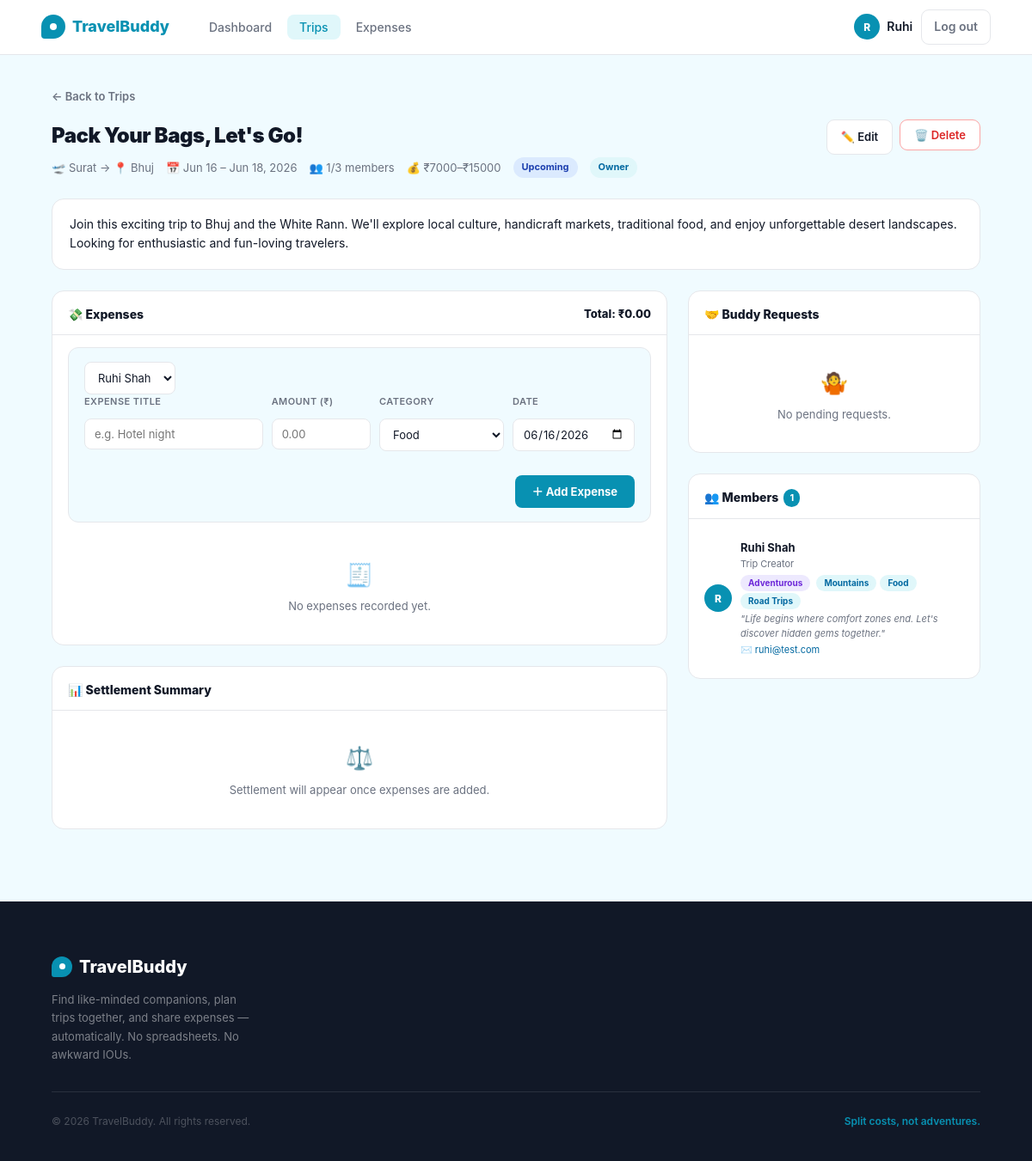
The page /trips/3 (signed in) on the database as committed earlier.
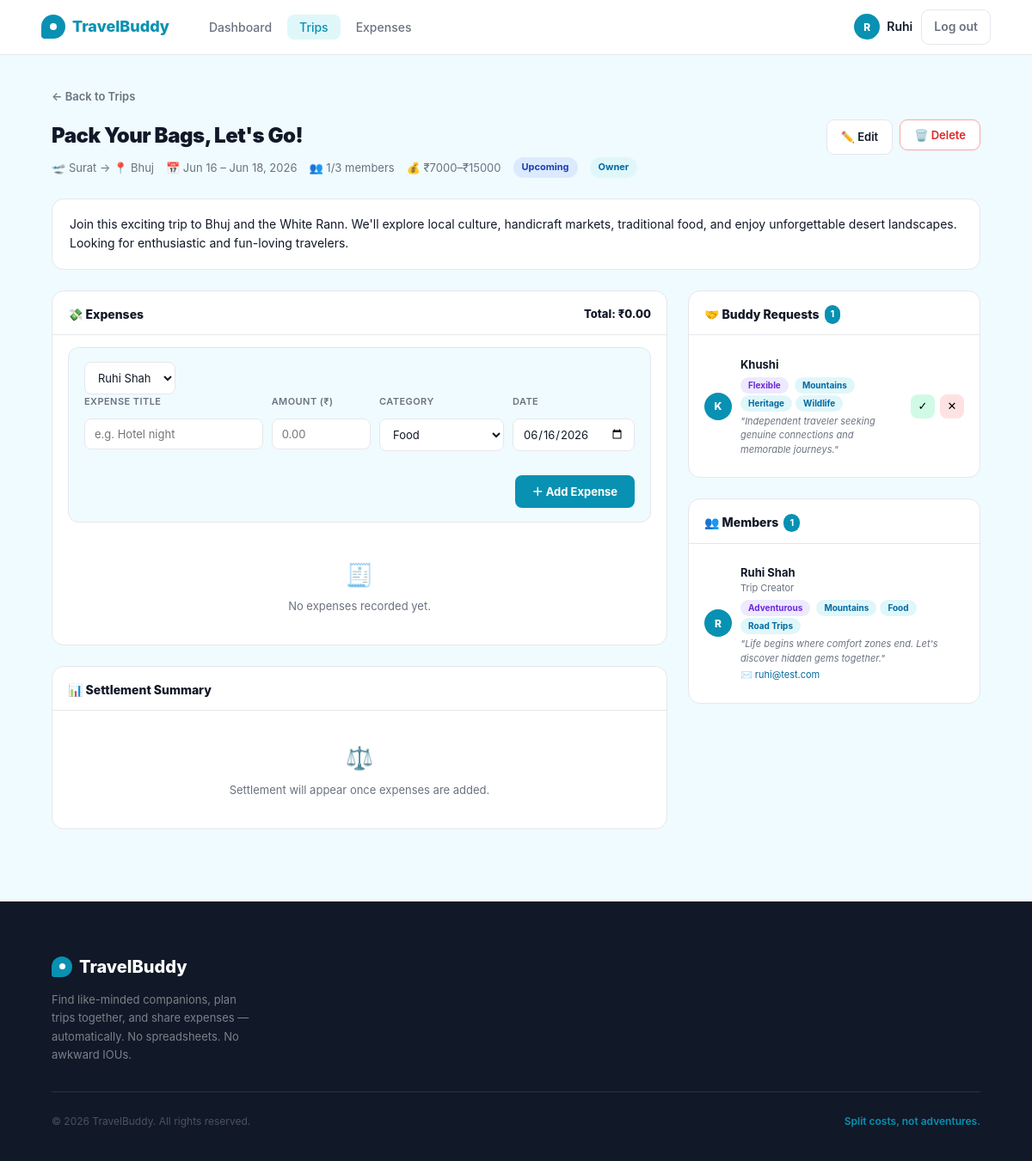
The same page on the database as committed later.
### app/models.py (models this page shows, shortened)
class TripMember(db.Model):
    __tablename__ = 'trip_members'
    id         = db.Column(db.Integer, primary_key=True)
    trip_id    = db.Column(db.Integer, db.ForeignKey('trips.id'), nullable=False)
    user_id    = db.Column(db.Integer, db.ForeignKey('users.id'), nullable=False)
    status     = db.Column(db.String(20), default='pending')  # pending, accepted, declined
    joined_at  = db.Column(db.DateTime, default=lambda: datetime.now(timezone.utc))
    trip = db.relationship('Trip', back_populates='members')
    user = db.relationship('User', back_populates='memberships')

class User(db.Model, UserMixin):
    __tablename__ = 'users'
    id             = db.Column(db.Integer, primary_key=True)
    name           = db.Column(db.String(100), nullable=False)
    email          = db.Column(db.String(150), unique=True, nullable=False)
    password_hash  = db.Column(db.String(255), nullable=False)
    travel_style   = db.Column(db.String(50), default='flexible')
    bio            = db.Column(db.Text, default='')
    interests      = db.Column(db.String(255), default='')
    phone          = db.Column(db.String(20), default='')
    created_at     = db.Column(db.DateTime, default=lambda: datetime.now(timezone.utc))
    def interests_list(self):
        return [i.strip() for i in self.interests.split(',') if i.strip()] if self.interests else []
    owned_trips    = db.relationship('Trip', back_populates='owner', lazy='dynamic')
    memberships    = db.relationship('TripMember', back_populates='user', lazy='dynamic')
    expenses_paid  = db.relationship('Expense', back_populates='paid_by', lazy='dynamic')

### app/trips/routes.py (the view)
@trips.route('/trips/<int:trip_id>')
def detail(trip_id):
    if not current_user.is_authenticated:
        flash('Login to view full trip details and send a buddy request.', 'error')
        return redirect(url_for('auth.login', next=request.url))
    trip = Trip.query.get_or_404(trip_id)
    is_owner = trip.owner_id == current_user.id
    membership = TripMember.query.filter_by(trip_id=trip.id, user_id=current_user.id).first()
    is_member = is_owner or (membership is not None and membership.status == 'accepted')
    pending_requests = []
    if is_owner:
        pending_requests = TripMember.query.filter_by(trip_id=trip.id, status='pending').all()
    expense_form = None
    if is_member:
        expense_form = ExpenseForm()
        expense_form.paid_by_id.choices = [(current_user.id, current_user.name)]
        if not expense_form.expense_date.data:
            expense_form.expense_date.data = date.today()
    expenses_list = trip.expenses.order_by(Expense.date.desc(), Expense.created_at.desc()).all()
    settlement_lookup = {}
    for s in trip.settlements.all():
        settlement_lookup[(s.payer_id, s.payee_id)] = s
    return render_template('trips/detail.html',
        trip=trip,
        is_owner=is_owner,
        is_member=is_member,
        membership=membership,
        pending_requests=pending_requests,
        expense_form=expense_form,
        expenses_list=expenses_list,
        settlement=trip.settlement_summary(),
        settlements=trip.calculate_settlements(),
        settlement_lookup=settlement_lookup,
        today=date.today()
    )

### app/expenses/forms.py
class ExpenseForm(FlaskForm):
    title = StringField('Expense Title', validators=[
        DataRequired(message='Title is required.'),
        Length(min=2, max=150)
    ])
    amount = FloatField('Amount (₹)', validators=[
        DataRequired(message='Amount is required.'),
        NumberRange(min=0.01, message='Amount must be greater than 0.')
    ])
    category    = SelectField('Category', choices=EXPENSE_CATEGORIES, validators=[DataRequired()])
    expense_date = DateField('Date', default=date.today, validators=[Optional()])
    paid_by_id  = SelectField('Paid By', coerce=int, validators=[DataRequired()])
    submit      = SubmitField('Add Expense')

### app/models.py (called while the page is built)
@login_manager.user_loader
def load_user(user_id):
    return User.query.get(int(user_id))

    def member_count(self):
        return self.members.filter_by(status='accepted').count() + 1  # +1 for owner

    def total_spent(self):
        return round(sum(e.amount for e in self.expenses), 2)

    def your_share(self, user_id):
        mc = self.member_count()
        return round(self.total_spent() / mc, 2) if mc else 0.0

    def accepted_members(self):
        return TripMember.query.filter_by(trip_id=self.id, status='accepted').all()

### app/templates/trips/detail.html (shortened to what the changed rows need)
{% extends "base.html" %}
{% block content %}
<div class="trip-page">
  <div class="trip-inner">
    <div class="trip-header">
      <div>
        <h1 class="trip-title">{{ trip.title }}</h1>
      </div>
    </div>
    <div class="trip-grid">
      <div class="right-col">
        {% if is_owner %}
        <div class="panel" id="buddy-requests">
          <div class="panel-head">
            <div class="panel-title">
              🤝 Buddy Requests
              {% if pending_requests %}<span class="panel-count">{{ pending_requests|length }}</span>{% endif %}
            </div>
          </div>
          <div class="panel-body">
            {% if pending_requests %}
              {% for req in pending_requests %}
              <div class="request-item">
                <div class="req-avatar">{{ req.user.name[0].upper() }}</div>
                <div class="req-info">
                  <div class="req-name">{{ req.user.name }}</div>
                  <div class="profile-meta">
                    <span class="profile-tag-style">{{ req.user.travel_style|capitalize }}</span>
                    {% for interest in req.user.interests_list() %}<span class="profile-tag-interest">{{ interest }}</span>{% endfor %}
                  </div>
                  {% if req.user.bio %}<div class="profile-bio">"{{ req.user.bio }}"</div>{% endif %}
                </div>
                <div class="req-actions">
                  <form method="POST" action="{{ url_for('trips.accept_request', trip_id=trip.id, member_id=req.id) }}">
                    <button type="submit" class="btn-accept" title="Accept">✓</button>
                  </form>
                  <form method="POST" action="{{ url_for('trips.decline_request', trip_id=trip.id, member_id=req.id) }}">
                    <button type="submit" class="btn-decline" title="Decline">✕</button>
                  </form>
                </div>
              </div>
              {% endfor %}
            {% else %}
              <div class="empty-row"><span class="icon">🤷</span>No pending requests.</div>
            {% endif %}
          </div>
        </div>
        {% endif %}
        <div class="panel">
          <div class="panel-body">
            <div class="member-item">
              <div>
                <div class="profile-meta">
                  <span class="profile-tag-style">{{ trip.owner.travel_style|capitalize }}</span>
                  {% for interest in trip.owner.interests_list() %}<span class="profile-tag-interest">{{ interest }}</span>{% endfor %}
                </div>
              </div>
            </div>
          </div>
        </div>
      </div>
    </div>
  </div>
</div>
{% endblock %}

Rows that differ between the two databases and show on the page:
added TripMember: user "K", user.name "Khushi", user.travel_style "Flexible", interests_list "Mountains" "Heritage" "Wildlife", user.bio "Independent traveler seeking genuine connections and memorable journeys."
Other text that changed with them:
{{ pending_requests|length }}: (not shown) → "1"
text no longer shown: "🤷 No pending requests."
